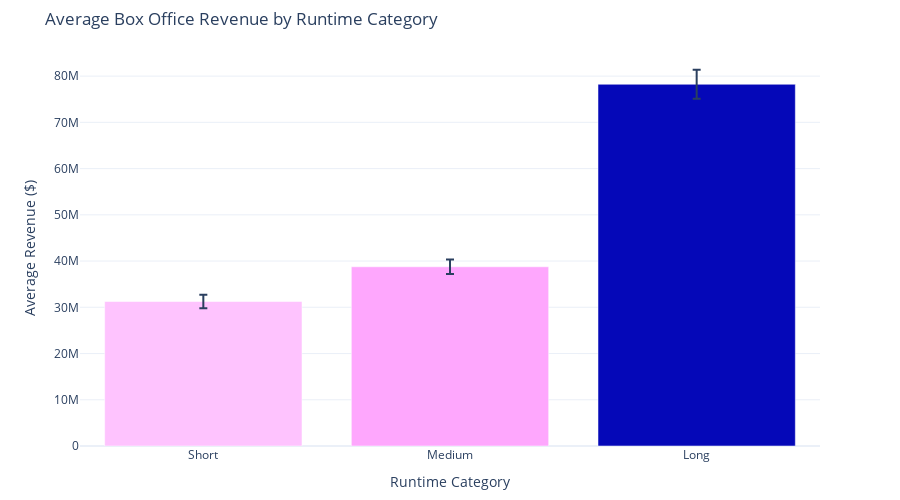

This figure's notebook cell:
### Code cell
# Categorize runtime into quantiles
df_movies['runtime_category'] = pd.qcut(df_movies['runtime'], q=3, labels=["Short", "Medium", "Long"])

# Calculate runtime category ranges
short_max = df_movies[df_movies['runtime_category'] == "Short"]['runtime'].max()
medium_min = df_movies[df_movies['runtime_category'] == "Medium"]['runtime'].min()
medium_max = df_movies[df_movies['runtime_category'] == "Medium"]['runtime'].max()
long_min = df_movies[df_movies['runtime_category'] == "Long"]['runtime'].min()

# Calculate statistics for runtime categories
runtime_stats = df_movies.groupby('runtime_category')['box_office_revenue'].agg(['mean', 'sem']).reset_index()

# Print summary information
print("Average Box Office Revenue by Runtime Category:")
print(runtime_stats['mean'])
print(f"\nRuntime definitions based on quantiles:\n- Short: ≤ {short_max} minutes\n- Medium: {medium_min}-{medium_max} minutes\n- Long: > {long_min} minutes")

# Create an interactive Plotly bar chart
fig = px.bar(
    runtime_stats,
    x='runtime_category',
    y='mean',
    error_y='sem',  # Add error bars for standard error
    color='mean',   # Color bars based on mean revenue
    color_continuous_scale=px.colors.sequential.Plotly3[::-1],  # Invert the color scale
    title='Average Box Office Revenue by Runtime Category',
    labels={'runtime_category': 'Runtime Category', 'mean': 'Average Revenue ($)'}
)

# Customize layout
fig.update_layout(
    xaxis_title="Runtime Category",
    yaxis_title="Average Revenue ($)",
    template="plotly_white",  # Clean background template
    coloraxis_showscale=False,  # Hide the color scale legend
    height=500,  # Adjust height of the chart
    margin=dict(t=50, b=50)  # Add margins for better spacing
)

# Show the chart
fig.show()

# Save the chart as an HTML file
fig.write_html("assets/ploty-img/runtime_category.html")

### Figure 1 — Plotly figure (JSON) as saved in the notebook; plotly's stock layout.template omitted (floating-point values rounded to 4 significant figures)
{"data": [{"alignmentgroup": "True", "error_y": {"array": [1450000.0, 1559000.0, 3131000.0]}, "hovertemplate": "Runtime Category=%{x}<br>Average Revenue ($)=%{marker.color}<extra></extra>", "legendgroup": "", "marker": {"color": [31260000.0, 38770000.0, 78240000.0], "coloraxis": "coloraxis", "pattern": {"shape": ""}}, "name": "", "offsetgroup": "", "orientation": "v", "showlegend": false, "textposition": "auto", "type": "bar", "x": ["Short", "Medium", "Long"], "xaxis": "x", "y": [31260000.0, 38770000.0, 78240000.0], "yaxis": "y"}], "layout": {"barmode": "relative", "coloraxis": {"colorbar": {"title": {"text": "Average Revenue ($)"}}, "colorscale": [[0, "#fec3fe"], [0.08333, "#febefe"], [0.1667, "#fea5fd"], [0.25, "#fe88fc"], [0.3333, "#fc67fd"], [0.4167, "#f246fe"], [0.5, "#dd2bfd"], [0.5833, "#bf1cfd"], [0.6667, "#981cfd"], [0.75, "#6b1cfb"], [0.8333, "#3c19f0"], [0.9167, "#1910d8"], [1, "#0508b8"]], "showscale": false}, "height": 500, "legend": {"tracegroupgap": 0}, "margin": {"b": 50, "t": 50}, "title": {"text": "Average Box Office Revenue by Runtime Category"}, "xaxis": {"anchor": "y", "domain": [0, 1], "title": {"text": "Runtime Category"}}, "yaxis": {"anchor": "x", "domain": [0, 1], "title": {"text": "Average Revenue ($)"}}}}
